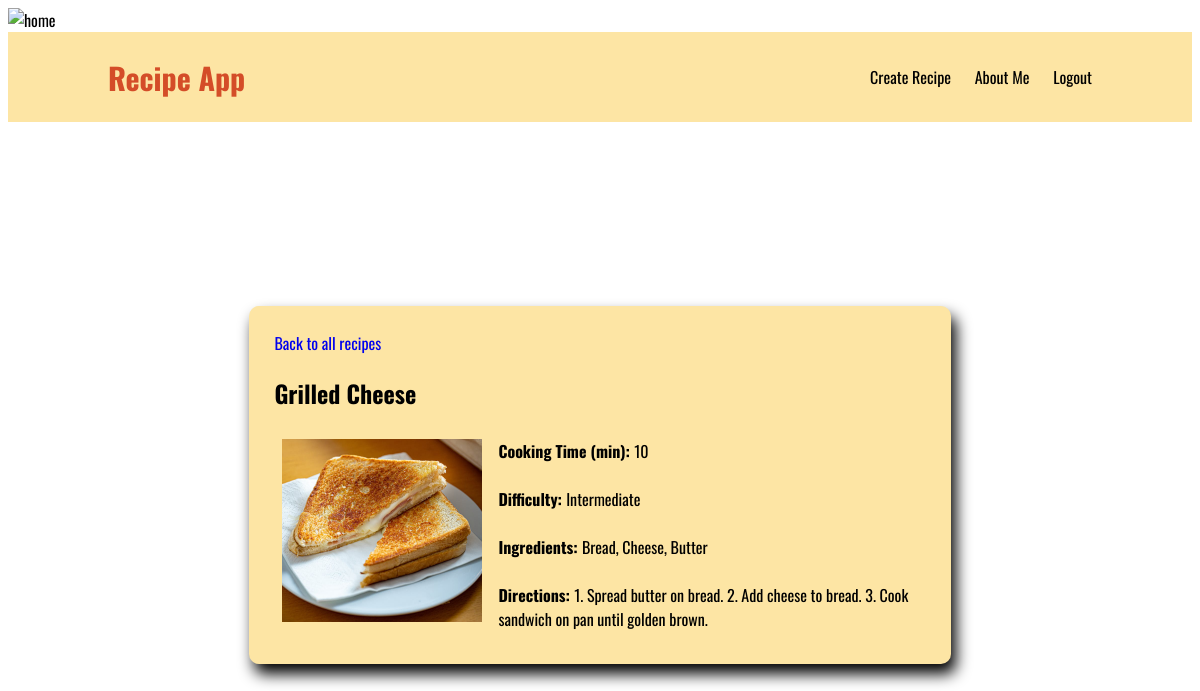
Screenshot of /list/1 (signed in) with the database file from the repository.
### recipes/models.py (models this page shows, shortened)
class Recipe(models.Model):
    name = models.CharField(max_length=120)
    cooking_time = models.IntegerField(help_text='in minutes')
    ingredients = models.CharField(max_length=300)
    directions = models.TextField(max_length=500)
    pic = models.ImageField(upload_to='recipes', default='no_image.jpg')
    def calculate_difficulty(self):
        difficulty = 'Undefined'
        ingredients = self.ingredients.split(', ')
        num_ingredients = len(ingredients)
        if self.cooking_time < 10:
            if num_ingredients < 4:
                difficulty = 'Easy'
            else:
                difficulty = 'Medium'
        else:
            if num_ingredients < 4:
                difficulty = 'Intermediate'
            else:
                difficulty = 'Hard'
        return difficulty

### recipes/views.py (the view)
# urls.py: path('list/<pk>', RecipeDetailView.as_view(), name='detail'),
class RecipeDetailView(LoginRequiredMixin, DetailView):
    model = Recipe
    template_name = 'recipes/recipe_detail.html'
    def get_context_data(self, **kwargs):
        context = super().get_context_data(**kwargs)
        context.update({
            'search_params': self.request.GET.urlencode()
        })
        return context

### recipes/templates/recipes/recipe_detail.html (shortened to what this page needs)
{% load static %}
<!DOCTYPE html>
<html lang="en">
  <head>
    {% load static %}
    <link
      rel="stylesheet"
      type="text/css"
      href="{% static 'recipes/css/styles.css' %}"
    />
  </head>
  <body>
    <div class="main-image">
      <img src="{% static 'recipes/images/recipe-home.jpg' %}" alt="home" />
    </div>
    <nav class="navbar">
      <div class="title">
        <h1>Recipe App</h1>
      </div>
      <div class="profile">
        <a href="/create/">Create Recipe</a>
        <a href="/about/">About Me</a>
        <a href="{%url 'logout' %}"> Logout </a>
      </div>
    </nav>
    <div class="recipe-modal">
      <span
        ><a class="main-header" href="{%url 'recipes:list' %}"
          >Back to all recipes</a
        ></span
      >
      <h2>{{object.name}}</h2>
      <div class="details-main">
        <div class="details-extra">
          <img src="{{object.pic.url}}" width="200" />
        </div>
        <div class="ing-dir">
          <b>Cooking Time (min): </b> {{object.cooking_time}} <br /><br />
          <b>Difficulty: </b> {{object.calculate_difficulty}} <br />
          <br />
          <b>Ingredients: </b> {{object.ingredients}} <br /><br />
          <b>Directions: </b> {{object.directions}} <br />
        </div>
      </div>
    </div>
  </body>
</html>

### recipes/static/recipes/css/styles.css (style rules this page uses)
body { font-family: "Oswald", serif; }
a { text-decoration: none; }
.main-image { width: 100%; }
.main-image img { width: 100%; max-height: 300px; object-fit: cover; }
.navbar { max-height: 60px; display: flex; justify-content: space-between; align-items: center; padding: 15px 100px; background-color: #fde5a4; }
.title { display: flex; color: #d44d28; font-size: 20px; }
.profile a { text-decoration: none; color: black; padding-left: 20px; }
.recipe-modal { border-radius: 10px; padding: 25px; width: 55%; background-color: #fde5a4; box-shadow: 5px 10px 15px; margin: 0 auto; margin-top: 23vh; }
.details-main { display: flex; }
.details-extra, .ing-dir { padding: 8px; }

### rows the page displays
Recipe: name "Grilled Cheese", pic (picture), cooking_time "10", calculate_difficulty "Intermediate", ingredients "Bread, Cheese, Butter", directions "1. Spread butter on bread. 2. Add cheese to bread. 3. Cook sandwich on pan until golden brown."
